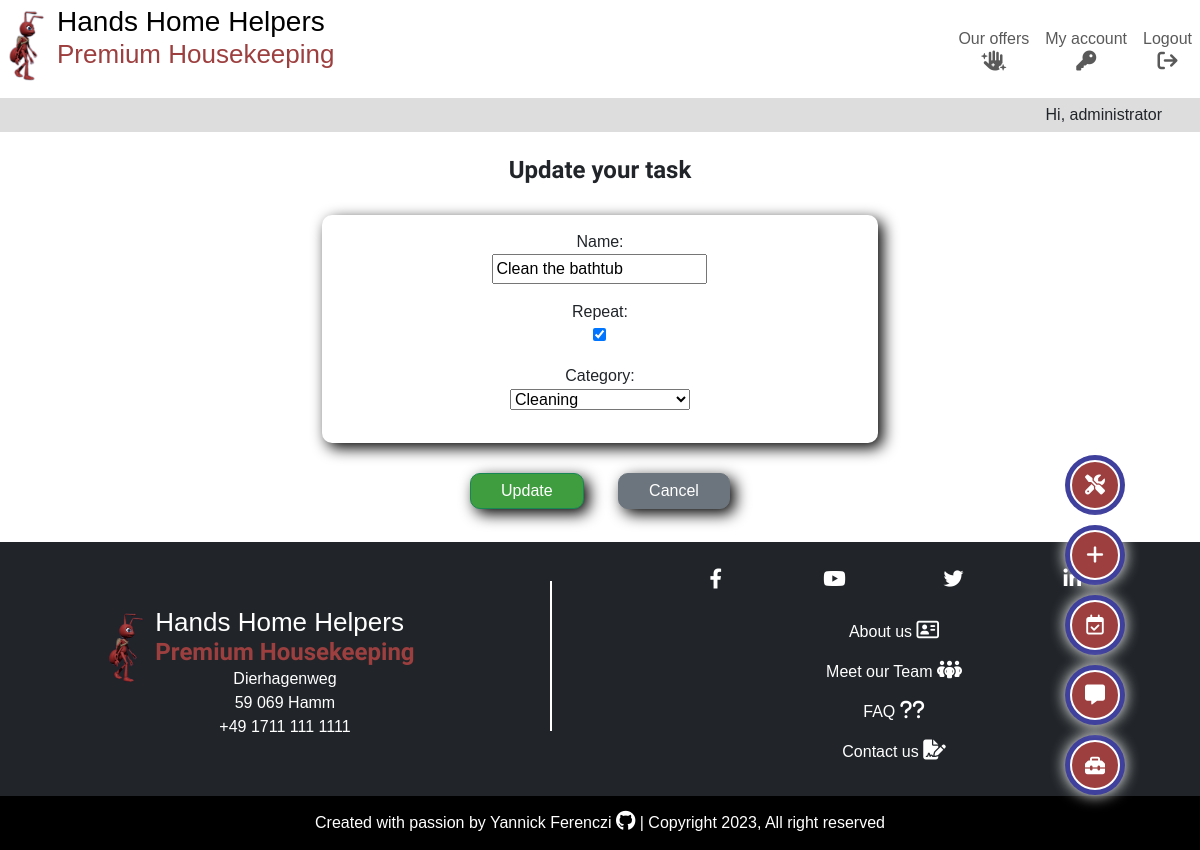
Page /dashboard/update_task/15/ (signed in) on the committed database.
### tasks/models.py (models this page shows, shortened)
class Task(models.Model):
    CATEGORIES = [
        ("Gardening", "Gardening"),
        ("Cleaning", "Cleaning"),
        ("Garden patch", "Garden patch"),
        ("Swimming pool", "Swimming pool"),
        ("Renovation and repair", "Renovation and repair"),
        ("Home care", "Home care"),
    ]
    name = models.CharField(max_length=250, )
    done = models.BooleanField(default=False)
    owner = models.ForeignKey(
        User,
        on_delete=models.CASCADE,
        related_name="task_owner",
    )
    created_on = models.DateField(auto_now_add=True)
    category = models.CharField(
        max_length=50,
        choices=CATEGORIES,
        default="CLEANING",
    )
    repeat = models.BooleanField(default=False)
    employee = models.ForeignKey(
        Employee,
        on_delete=models.PROTECT,
        related_name="employees",
        blank=True,
        null=True,
    )
    comment = models.CharField(max_length=250, blank=True, null=True)
    class Meta:
        ordering = ["-created_on"]

### tasks/views.py (the view)
class TaskUpdateView(SuccessMessageMixin, LoginRequiredMixin, UpdateView):
    model = Task
    template_name = "tasks/update_task.html"
    fields = ["name", "repeat", "category", ]
    success_message = "Your task has been successfully updated!"

### tasks/templates/tasks/update_task.html (shortened to what this page needs)
{% extends "base.html" %}
{% load static %}
{% block content %}
<div class="container-fluid container-lg p-2">
    <div class="row">
        <div class="col">
            <h3>Update your task</h3>
        </div>
    </div>
    <div class="row">
        <div class="col-12 col-md-8 offset-md-2">
            <form class="centered-content" action="" method="POST">
                <div class="custom-form centered-content">
                    {{ form.as_p }}
                </div>
                <input class="form-btn btn btn-success" type="submit" value="Update">
                <a class="form-btn btn btn-secondary" href="{% url 'dashboard' %}">Cancel</a>
            </form>
        </div>
    </div>
</div>
{% endblock content %}

### templates/base.html (shortened to what this page needs)
{% load static %}
{% url 'home' as home_url %}
{% url 'dashboard' as dashboard_url %}
{% url 'account_logout' as logout_url %}
{% url 'account_login' as login_url %}
{% url 'account_signup' as signup_url %}
{% url 'offers' as offers_url %}
{%  now 'n' as this_month %}
<!DOCTYPE html>
<html lang="en">
<head>
    <link rel="stylesheet" href="https://cdnjs.cloudflare.com/ajax/libs/font-awesome/6.4.0/css/all.min.css"
>
    <link href="https://cdn.jsdelivr.net/npm/bootstrap@5.3.0/dist/css/bootstrap.min.css" rel="stylesheet"
>
    <link rel="stylesheet" href="{% static 'css/style.css' %}">
</head>
<body>
    <div class="user-options-trigger">
        <div class="fixed-btn d-flex justify-content-center" data-bs-toggle="tooltip" data-bs-placement="left"
            title="Open the toolbox">
            <button class="fixed-btn-trigger" type="button" data-bs-toggle="collapse" data-bs-target=".multi-collapse"
                aria-expanded="false" aria-controls="admin-panel add-task add-appointment add-review"><i
                    class="fa-solid fa-toolbox d-inline-block mt-1"></i></button>
        </div>
    </div>
    <div class="user-options">
        {% if request.user.is_superuser %}
        <div id="admin-panel" class="collapse multi-collapse fixed-btn d-flex justify-content-center" data-bs-toggle="tooltip" data-bs-placement="left"
            title="Go to admin panel">
            <a class="tool-links" href="/administration_panel/">
                <i class="fa-solid fa-screwdriver-wrench d-inline-block mt-1"></i>
            </a>
        </div>
        {% endif %}
        {% if request.user.is_authenticated %}
        <div id="add-task" class="collapse multi-collapse fixed-btn d-flex justify-content-center" data-bs-toggle="tooltip" data-bs-placement="left"
            title="Add a task">
            <a class="tool-links" href="{% url 'add_task' %}">
                <i class="fa-solid fa-plus d-inline-block mt-1"></i></p>
            </a>
        </div>
        <div id="add-appointment" class="collapse multi-collapse fixed-btn d-flex justify-content-center" data-bs-toggle="tooltip" data-bs-placement="left"
            title="New appointment">
            <a class="tool-links" href="{% url 'calendar' this_month %}">
                <i class="fa-regular fa-calendar-check d-inline-block mt-1"></i>
            </a>
        </div>
        <div id="add-review" class="collapse multi-collapse fixed-btn d-flex justify-content-center" data-bs-toggle="tooltip" data-bs-placement="left"
            title="Give us feedback">
            <a href="{% url 'add_review' %}">
                <i class="fa-solid fa-message d-inline-block mt-1"></i></a>
        </div>
        {% endif %}
    </div>
    <header class="main-header position-fixed w-100">
        <nav class="navbar navbar-expand-md py-0">
            <div class="container-fluid">
                <a class="navbar-brand" href="{% url 'home' %}">
                    <div class="main-logo">
                        <img class="img-logo" src="{% static 'images/hands_home_helpers_logo.png' %}"
                            alt="Hands Home Helpers company logo">
                        <div class="name-logo">
                            <h1><span class="d-block d-md-inline">Hands</span>
                                <span class="d-block d-md-inline">Home</span>
                                <span class="d-block d-md-inline">Helpers</span>
                            </h1>
                            <h2 class="red-ant d-none d-md-block">Premium Housekeeping</h2>
                        </div>
                    </div>
                </a>
                <div class="collapse navbar-collapse" id="navbarSupportedContent">
                    <ul class="navbar-nav ms-auto mb-0 mb-lg-0">
                        <li class="nav-item">
                            <a class="nav-link centered-content {% if request.path == offers_url %}active{%endif%}"
                                aria-current="page" aria-label="go to home page" href="{% url 'offers' %}">Our offers <i
                                    class="fa-solid fa-hand-sparkles d-block centered-content"></i></a>
                        </li>
                        {% if user.is_authenticated %}
                        <li class="nav-item {% if request.path == dashboard_url %}active{%endif%}">
                            <a class="nav-link centered-content" aria-current="page"
                                href="{% url 'dashboard' %}">My account <i
                                    class="fa-solid fa-key d-block centered-content"></i></a>
                        </li>
                        <li class="nav-item">
                            <a class="nav-link centered-content {% if request.path == logout_url %}active{%endif%}" aria-current="page" aria-label="go to logout page"
                                href="{% url 'account_logout' %}">Logout <i
                                    class="fa-solid fa-arrow-right-from-bracket d-block centered-content"></i></a>
                        </li>
                        {% endif %}
                    </ul>
                </div>
            </div>
        </nav>
        <div class="container-fluid">
            <div class="row">
                <p class="col greetings">{% if user.is_authenticated %}Hi, {{ user.username }}{% else %}Hi there!{% endif %}</p>
            </div>
        </div>
    </header>
    <main class="main-content">
        {% block content %}
        {% endblock content %}
    </main>
    <footer class="main-footer bg-dark">
        <div class="container-fluid">
            <div class="row p-4">
                <div class="col-md-5 p-0 d-flex align-items-center justify-content-center">
                    <a class="navbar-brand" href="{% url 'home' %}">
                        <div class="main-logo d-inline-block mt-2">
                            <img class="img-logo" src="{% static 'images/hands_home_helpers_logo.png' %}"
                                alt="Hands Home Helpers company logo">
                            <div class="name-logo">
                                <h2>Hands Home Helpers</h2>
                                <h3 class="red-ant p-0">Premium Housekeeping</h3>
                                <div class="address">
                                    <p class="centered-content m-0">Dierhagenweg</p>
                                    <p class="centered-content m-0">59 069 Hamm</p>
                                    <p class="centered-content m-0">+49 1711 111 1111</p>
                                </div>
                            </div>
                        </div>
                    </a>
                </div>
                <div class="col-md-1">
                    <div class="footer-rule"></div>
                </div>
                <div class="col-md-6">
                    <div class="row pb-2">
                        <div class="col">
                            <ul class="navbar-nav bg-dark d-flex flex-row align-items-center justify-content-evenly">
                                <li class="nav-item">
                                    <a class="nav-link social-media p-0" href="https://www.facebook.com/" target="_blank"><i class="fa-brands fa-facebook-f"></i></a>
                                </li>
                                <li class="nav-item">
                                    <a class="nav-link social-media p-0" href="https://www.youtube.com/" target="_blank"><i class="fa-brands fa-youtube"></i></a>
                                </li>
                                <li class="nav-item">
                                    <a class="nav-link social-media p-0" href="https://www.twitter.com/" target="_blank"><i class="fa-brands fa-twitter"></i></a>
                                </li>
                                <li class="nav-item">
                                    <a class="nav-link social-media p-0" href="https://www.linkedin.com/" target="_blank"><i class="fa-brands fa-linkedin-in"></i></a>
                                </li>
                            </ul>
                        </div>
                    </div>
                    <div class="row pt-2">
                        <div class="col extra-ressources">
                            <ul class="navbar-nav bg-dark">
                                <li class="nav-item">
                                    <a class="nav-link" href="{% url 'about' %}">About us <i class="fa-regular fa-address-card"></i></a>
                                </li>
                                <li class="nav-item">
                                    <a class="nav-link" href="{% url 'about' %}#team-section">Meet our Team <i class="fa-solid fa-people-group"></i></a>
                                </li>
                                <li class="nav-item">
                                    <a class="nav-link" href="{% url 'about' %}#faq-section">FAQ <i class="fa-solid fa-question"></i><i class="fa-solid fa-question"></i></a>
                                </li>
                                <li class="nav-item">
                                    <a class="nav-link" href="{% url 'contact' %}">Contact us <i class="fa-solid fa-file-signature"></i></a>
                                </li>
                            </ul>
                        </div>
                    </div>
                </div>
            </div>
        </div>
        <div class="container-fluid">
            <div class="row">
                <div class="col">
                    <div class="copyright bg-black">
                        <p>Created with passion by
                            <a class="white-text" href="https://github.com/yannickferenczi" target="_blank">
                                Yannick Ferenczi <i class="fa-brands fa-github"></i>
                            </a> | Copyright {% now "Y" %}, All right reserved
                        </p>
                    </div>
                </div>
            </div>
        </div>
    </footer>
</body>

### static/css/style.css (style rules this page uses)
.red-ant { color: #9d3f3f; }
.btn-success { background-color: #3f9d3f; }
.white-text { color: white; }
.form-btn { padding: 5px 30px; text-align: center; margin: 15px 15px 25px; border-radius: 10px; box-shadow: 5px 5px 15px black; }
.custom-form { padding: 15px; width: 90%; margin: 15px auto; text-align: center; background-color: #fff; border-radius: 10px; box-shadow: 5px 5px 15px black; }
form label { display: block; }
body { display: flex; font-family: 'Merriweather Sans', sans-serif; flex-direction: column; min-height: 100vh; }
h3, h4, h5, h6 { margin: 0; font-family: 'Andika', sans-serif; font-weight: bold; text-align: center; }
h1 { font-size: 22px; padding-bottom: 0; margin-bottom: 0; }
h2 { font-size: 21px; }
h3 { font-size: 20px; padding: 15px; }
.centered-content { text-align: center; }
.container-fluid { padding: 0; }
a { text-decoration: none; color: black; }
ul { list-style-type: none; padding: 0; }
.main-header { background-color: white; min-height: 133px; z-index: 2; }
.img-logo { height: 80px; vertical-align: baseline; }
.name-logo { display: inline-block; vertical-align: top; }
.name-logo h2 { padding-bottom: 0; margin-bottom: 0; padding-top: 0; margin-top: 0; }
.name-logo h3 { padding-top: 0; margin-top: 0; }
.greetings { height: 34px; margin-bottom: 0; text-align: right; padding: 5px 50px; background-color: #ddd; }
.user-options-trigger { padding: 15px; position: fixed; overflow: hidden; right: 5vw; bottom: 30px; z-index: 2; }
.user-options { padding: 15px; position: fixed; overflow: hidden; right: 5vw; bottom: 100px; z-index: 2; }
.fixed-btn { background-color: #3f3f9d; width: 60px; height: 60px; vertical-align: middle; margin: 10px auto; text-align: center; border-radius: 50%; box-shadow: 0 0 15px white; }
.fixed-btn a, .fixed-btn-trigger { display: inline-block; margin: 5px 0; line-height: 50px; vertical-align: middle; width: 50px; border-radius: 50%; background-color: #9d3f3f; color: white; border: 2px solid white; }
.main-content { margin-top: 133px; }
.main-footer { margin-top: auto; color: white; }
.footer-rule { border-top: 2px solid white; width: 60%; margin: 15px auto; }
.social-media { width: 30px; height: 30px; overflow: hidden; border-radius: 50%; line-height: 30px; vertical-align: middle; text-align: center; color: white; }
.extra-ressources a { text-align: center; }
.copyright { margin: 0; padding: 15px; }
.copyright p { margin: 0; text-align: center; }
i { font-size: 20px; }
@media only screen and (min-width: 768px) { h1 { font-size: 28px; } }
@media only screen and (min-width: 768px) { h2 { font-size: 26px; } }
@media only screen and (min-width: 768px) { h3 { font-size: 24px; padding: 15px; } }
@media only screen and (min-width: 768px) { .navbar-nav { background-color: white; } }
@media only screen and (min-width: 768px) { .footer-rule { border-left: 2px solid white; width: 0; height: 150px; margin: 15px auto; } }
@media only screen and (min-width: 768px) { .custom-form { width: 75%; margin: 15px auto; } }

### rows in the picture
Task: name "Clean the bathtub", repeat "☑", category "Cleaning"

### other values in the picture
{{ user.username }} "administrator"
